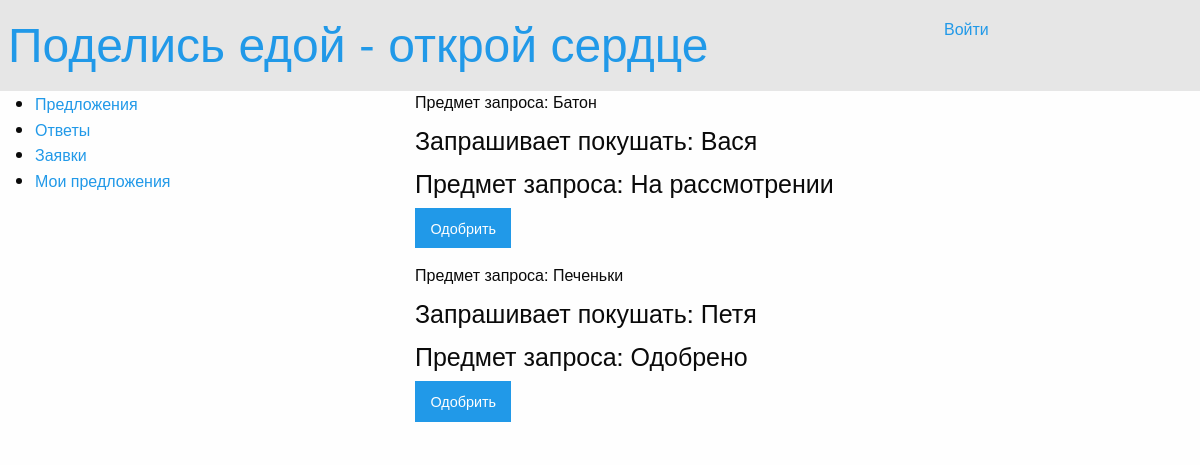
The page /basicview/requests/ on the database its author committed.
### offers/models.py (models this page shows)
class Request(models.Model):
    class Meta:
        db_table = "request"
    request_title = models.CharField(max_length=200)
    request_requester = models.CharField(max_length=20)
    request_status = models.CharField(max_length=20)

### offers/views.py (the view)
def requests(request):
    all_requests = Request.objects.all()
    return render_to_response('requests.html', {
        'requests': all_requests,
        'username': auth.get_user(request).username
    })

### offers/templates/requests.html (shortened to what this page needs)
{% extends 'main.html' %}
{% load staticfiles %}
{% block requests %}
<!DOCTYPE html>
<html lang="ru">
<head>
</head>
<body>
    <div class="large-8 columns">
        {% for request in requests %}
            <h6>Предмет запроса: {{ request.request_title }}</h6>
            <h4>Запрашивает покушать: {{ request.request_requester }}</h4>
            <h4>Предмет запроса: {{ request.request_status }}</h4>
            <button class="button">Одобрить</button>
        {% endfor %}
    </div>
</body>
</html>
{% endblock %}

### rows shown on the page
Request: request_title "Батон", request_requester "Вася", request_status "На рассмотрении"
Request: request_title "Печеньки", request_requester "Петя", request_status "Одобрено"
